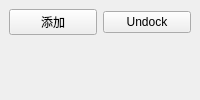
                   <widget class="QWidget" name="tab">
                    <attribute name="title">
                     <string>Cue List</string>
                    </attribute>
                    <layout class="QVBoxLayout" name="verticalLayout_6">
                     <property name="spacing">
                      <number>0</number>
                     </property>
                     <property name="leftMargin">
                      <number>0</number>
                     </property>
                     <property name="topMargin">
                      <number>0</number>
                     </property>
                     <property name="rightMargin">
                      <number>0</number>
                     </property>
                     <property name="bottomMargin">
                      <number>0</number>
                     </property>
                     <item>
                      <widget class="QWidget" name="widget_9" native="true">
                       <layout class="QVBoxLayout" name="verticalLayout_7" stretch="3,7">
                        <property name="spacing">
                         <number>0</number>
                        </property>
                        <property name="leftMargin">
                         <number>0</number>
                        </property>
                        <property name="topMargin">
                         <number>0</number>
                        </property>
                        <property name="rightMargin">
                         <number>0</number>
                        </property>
                        <property name="bottomMargin">
                         <number>0</number>
                        </property>
                        <item>
                         <widget class="QWidget" name="widget_10" native="true">
                          <layout class="QHBoxLayout" name="horizontalLayout_8">
                           <item>
                            <widget class="QPushButton" name="pushButton_5">
                             <property name="text">
                              <string>添加</string>
                             </property>
                            </widget>
                           </item>
                           <item>
                            <widget class="QPushButton" name="pushButton_7">
                             <property name="layoutDirection">
                              <enum>Qt::RightToLeft</enum>
                             </property>
                             <property name="text">
                              <string>Undock</string>
                             </property>
                            </widget>
                           </item>
                          </layout>
                         </widget>
                        </item>
                        <item>
                         <widget class="QWidget" name="widget_11" native="true"/>
                        </item>
                       </layout>
                      </widget>
                     </item>
                    </layout>
                   </widget>
